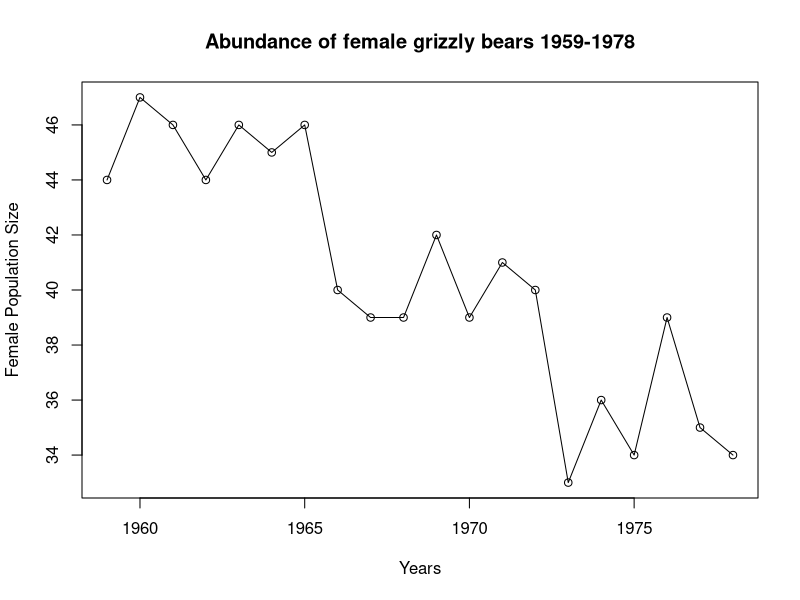
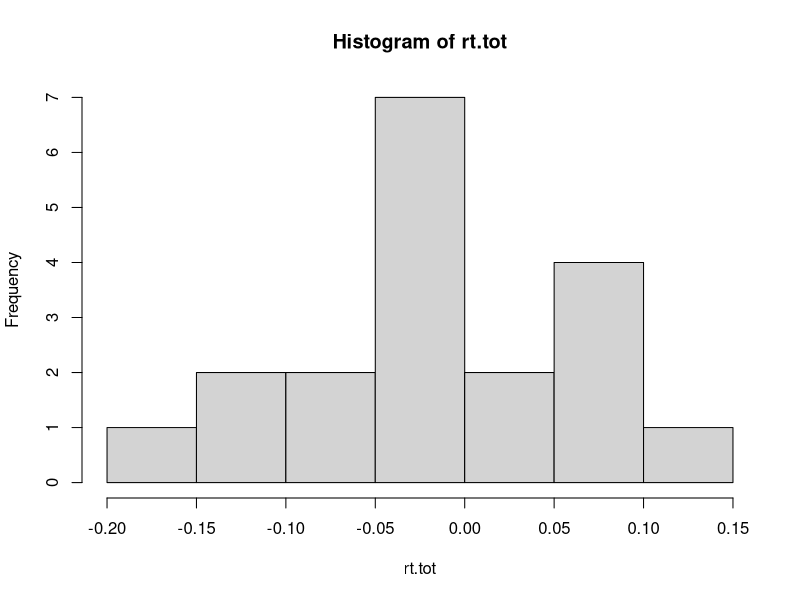
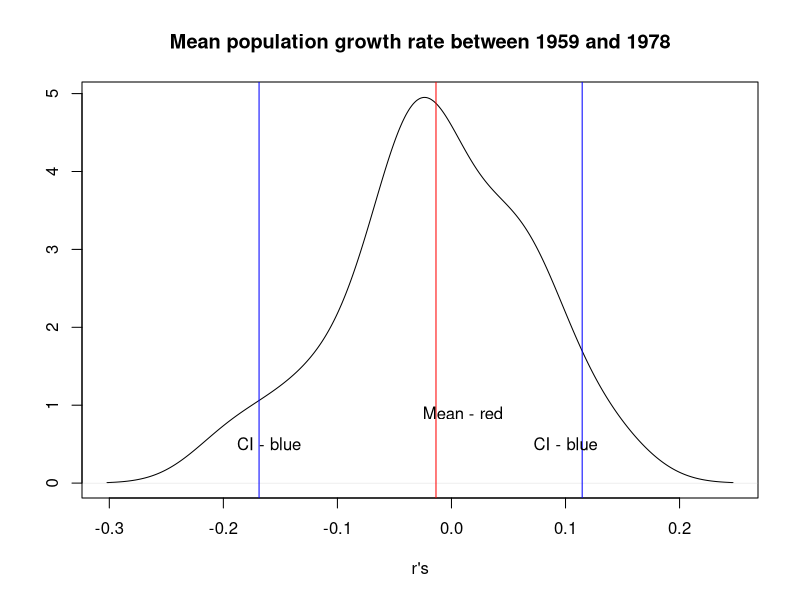
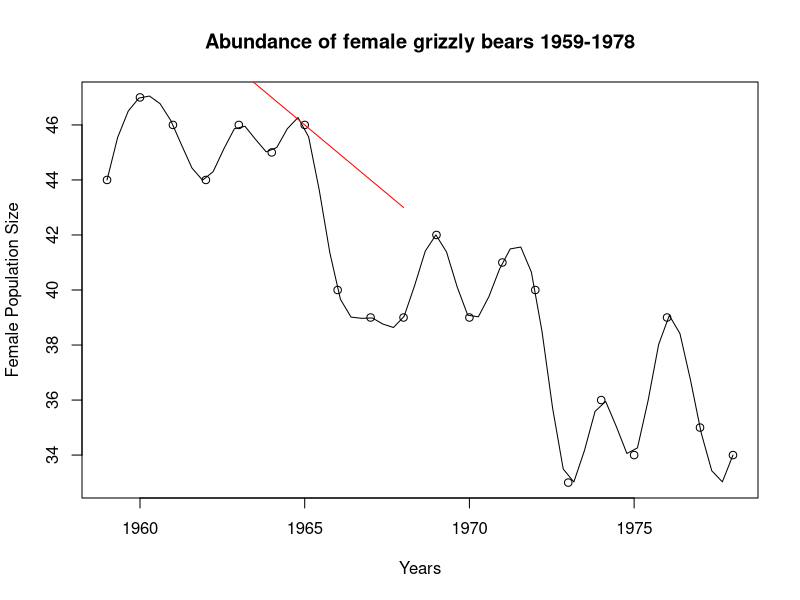
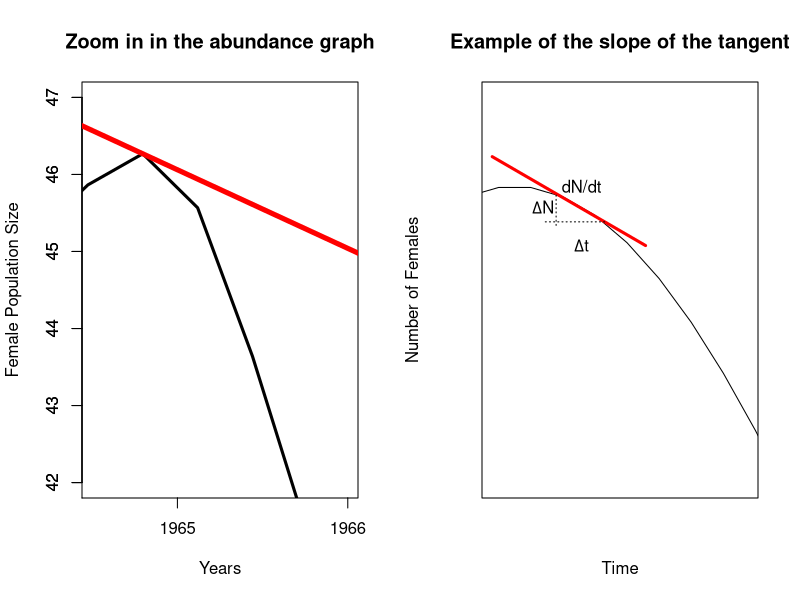
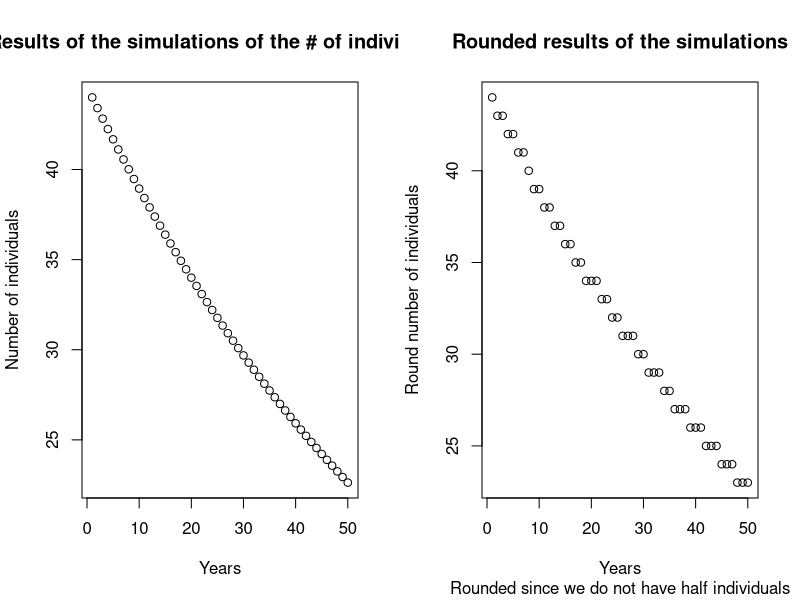
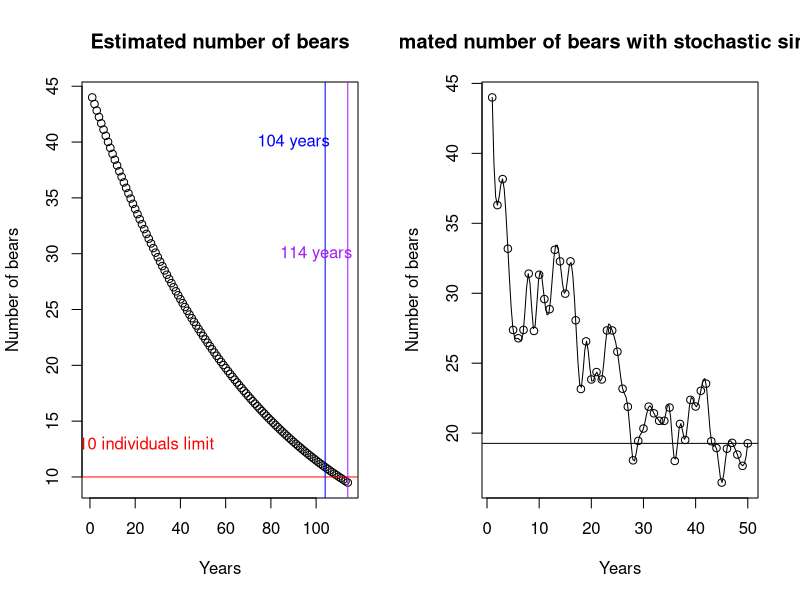
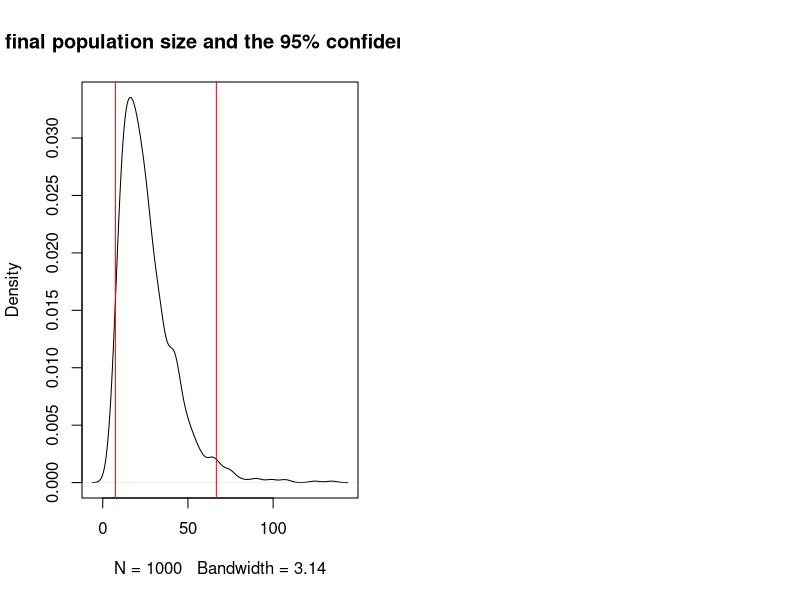

The R source for these figures, in order:
## ---- chunk 1
gri<--read.table("Grizzly.csv", header=TRUE, sep=",")
gri<-gri*(-1)
names(gri)
## ---- chunk 2
plot(gri$year, gri$N, xlab="Years", ylab="Female Population Size")
title("Abundance of female grizzly bears 1959-1978")
lines(gri$year, gri$N)
## ---- chunk 3
rt.tot<-NULL
for (i in 2:length(gri$N))
  {
  rt=log(gri$N[i]/gri$N[i-1])
  rt.tot<-c(rt.tot, rt)
  i<-i+1
  }
rt.tot
m<-mean(rt.tot)
## ---- chunk 4
s<-sd(rt.tot)
n<-length(gri$N)
## ---- chunk 5
hist(rt.tot)
## ---- chunk 6
q<-quantile(rt.tot, probs=c(0.025, 0.975))
## ---- chunk 7
plot(density(rt.tot), xlab="r's", ylab="",
     
     main="Mean population growth rate between 1959 and 1978")
abline(v=m, col="red")
abline(v=q[1], col="blue")
abline(v=q[2], col="blue")
text(0.01, 0.9, "Mean - red")
text(0.1, 0.5, "CI - blue")
text(-0.16, 0.5, "CI - blue")
## ---- chunk 8
plot(gri$year, gri$N, xlab="Years", ylab="Female Population Size")
title("Abundance of female grizzly bears 1959-1978")
lines(spline(gri$year, gri$N))
x<-c(41, 1968)
y<-c(1969, 43)
lines(x, y, col="red")
## ---- chunk 9
par(mfrow=c(1, 2))
plot(gri$year, gri$N, xlab="Years", ylab="Female Population Size", xlim=c(1964.5, 1966), ylim=c(42, 47), type="n", xaxt="n")
title("Zoom in in the abundance graph")
lines(spline(gri$year, gri$N), lwd=3)
axis(1, label=1964, 1964)
axis(1, label=1965, 1965)
axis(1, label=1966, 1966)
axis(2)
x<-c(80, 1968)
y<-c(1969, 43)
lines(x, y, col="red", lwd=5)

curve(sin, -2*pi, 2*pi, xlim=c(-4.8, -3.8), ylim=c(0.5, 1.15),  xaxt="n", yaxt="n", xlab="Time", ylab="Number of Females")
title("Example of the slope of the tangent")
xs1<-c(-4.8, -4.2)
ys1<-c(1.05, 0.9)
lines(xs1, ys1, col="red", lwd=3)

xs2<-c(-4.55, -4.55)
ys2<-c(0.985, 0.93)

xs3<-c(-4.36, -4.6)
ys3<-c(0.94, 0.94)

lines(xs2, ys2, lty=3)
lines(xs3, ys3, lty=3)

text(-4.6, 0.965, expression(paste(Delta,"N")))
text(-4.45, 0.9, expression(paste(Delta,"t")))
text(-4.45, 1, "dN/dt")
## ---- chunk 10
m<-mean(rt.tot)
r<-m

ini.pop<-44
res<-44

for (yr in 2:50)
  {
  pop<-ini.pop*(exp(r))
  ini.pop<-pop
  res<-c(res, pop)
  }

res[50]
round(res[50])
## ---- chunk 11
par(mfrow=c(1, 2))
plot(res, xlab="Years", ylab="Number of individuals")
title("Results of the simulations of the # of individuals")

plot(round(res), xlab="Years", ylab="Round number of individuals", 
     
     sub="Rounded since we do not have half individuals")
title("Rounded results of the simulations")
## ---- chunk 12
ini.pop<-44
ini.pop.c<-44
res<-44

while (ini.pop.c >= 10)
  {
  pop<-ini.pop*(exp(r))
  ini.pop<-pop
  ini.pop.c<-round(pop)
  res<-c(res, pop)
  }

length(res)
res
res.f<-cbind(1:length(res), res)
## ---- chunk 13
plot(res, main="Estimated number of bears", xlab="Years", 
     ylab="Number of bears")
abline(h=10, col="red")
abline(v=104, col="blue")
abline(v=114, col="purple")
text(25, 13, "10 individuals limit", col="red")
text(90, 40, "104 years", col="blue")
text(100, 30, "114 years", col="purple")
## ---- chunk 14
ini.pop<-44
res.1<-44

for (yr in 2:50)
  {
  pop<-ini.pop*(exp(sample(rt.tot, 1, replace=TRUE)))
  ini.pop<-pop
  res.1<-c(res.1, pop)
  }

res.1[50]
round(res.1[50])
## ---- chunk 15
plot(res.1, main="Estimated number of bears with stochastic simulation", 
     xlab="Years", ylab="Number of bears")
abline(h=res.1[50])
lines(spline(res.1))
## ---- chunk 16
gr<-NULL
for (sim in 1:1000)
  {
  ini.pop<-44
  res.2<-44
  for (yr in 2:50)
    {
    pop<-ini.pop*(exp(sample(rt.tot, 1, replace=TRUE)))
    ini.pop<-pop
    res.2<-c(res.2, pop)
    if (which.min(res.2)< 10) b <- "below"
    if (which.min(res.2)> 10) b<-"above"
    }
gr<-c(gr, b)
  }
table(gr)
## ---- chunk 17
fin.t<-NULL
for (sim in 1:1000)
  {
  ini.pop<-44
  res.3<-44
  for (yr in 2:50)
    {
    pop<-ini.pop*(exp(sample(rt.tot, 1, replace=TRUE)))
    ini.pop<-pop
    res.3<-c(res.3, pop)
    fin<-res.3[50]
    }
fin.t<-c(fin.t, fin)
  }
## ---- chunk 18
plot(density(fin.t), 
     main="Average final population size and the 95% confidence intervals")
qf<-quantile(fin.t, probs=c(0.025, 0.975))
qf
abline(v=qf[1], col="red")
abline(v=qf[2], col="red")
## ---- chunk 19
m<-mean(rt.tot)
s<-sd(rt.tot)
#Nt+1  =	Nt*exp(r+Îµt)
gr.7<-NULL
for (sim in 1:1000)
  {
  ini.pop<-44
  res.7<-44
  for (yr in 2:50)
    {
    pop<-ini.pop*(exp(m+rnorm(1, mean=0, sd=s)))
    ini.pop<-pop
    res.7<-c(res.7, pop)
    if (which.min(res.7)< 10) b <- "below"
    if (which.min(res.7)> 10) b<-"above"
    }
gr.7<-c(gr.7, b)
  }
table(gr.7)

comp<-data.frame(cbind(t(t(table(gr))), t(t(table(gr.7)))))

names(comp)<-c("ex.5", "ex.7")
comp.f<-t(comp)
comp.f
comp.m<-as.matrix(comp.f)
ch.1<-chisq.test(comp.m, simulate.p.value = TRUE, B = 2000)
ch.1

if (ch.1$p.value < 0.05) RR.7a<-("They are different")
if (ch.1$p.value > 0.05) RR.7a<-("They are equal, both distributions generate similar results")

RR.7a
## ---- chunk 20
fin.t.7b<-NULL
for (sim in 1:1000)
  {
  ini.pop<-44
  res.7b<-44
  for (yr in 2:50)
    {
    pop<-ini.pop*(exp(m+rnorm(1, mean=0, sd=s)))
    ini.pop<-pop
    res.7b<-c(res.7b, pop)
    fin.7b<-res.7b[50]
    }
fin.t.7b<-c(fin.t.7b, fin.7b)
  }

fin.t.df<-data.frame(fin.t)
fin.t.7b.df<-data.frame(fin.t.7b)
fin.F<-cbind(fin.t.df, fin.t.7b.df)
names(fin.F)<-c("ex.6", "ex.7")
head(fin.F)
tt<-t.test(fin.t.df, fin.t.7b.df)



if (tt$p.value < 0.05) RR.7b <- ("They are different")
if (tt$p.value > 0.05) RR.7b <- ("They are equal, both distributions generate similar results")
RR.7b
